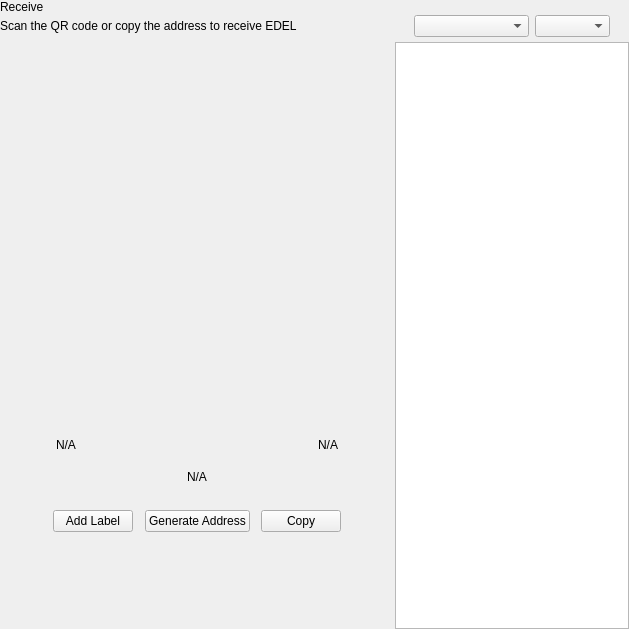
<?xml version="1.0" encoding="UTF-8"?>
<ui version="4.0">
 <class>ReceiveWidget</class>
 <widget class="QWidget" name="ReceiveWidget">
  <property name="geometry">
   <rect>
    <x>0</x>
    <y>0</y>
    <width>629</width>
    <height>629</height>
   </rect>
  </property>
  <property name="minimumSize">
   <size>
    <width>0</width>
    <height>0</height>
   </size>
  </property>
  <property name="windowTitle">
   <string>Form</string>
  </property>
  <layout class="QHBoxLayout" name="horizontalLayout_2" stretch="2,1">
   <property name="spacing">
    <number>0</number>
   </property>
   <property name="leftMargin">
    <number>0</number>
   </property>
   <property name="topMargin">
    <number>0</number>
   </property>
   <property name="rightMargin">
    <number>0</number>
   </property>
   <property name="bottomMargin">
    <number>0</number>
   </property>
   <item>
    <widget class="QWidget" name="left" native="true">
     <layout class="QVBoxLayout" name="verticalLayout_3">
      <property name="leftMargin">
       <number>0</number>
      </property>
      <property name="topMargin">
       <number>0</number>
      </property>
      <property name="rightMargin">
       <number>0</number>
      </property>
      <property name="bottomMargin">
       <number>0</number>
      </property>
      <item>
       <layout class="QVBoxLayout" name="verticalLayout_2">
        <property name="spacing">
         <number>0</number>
        </property>
        <property name="leftMargin">
         <number>0</number>
        </property>
        <item>
         <layout class="QHBoxLayout" name="horizontalLayout_3">
          <property name="spacing">
           <number>0</number>
          </property>
          <item>
           <layout class="QVBoxLayout" name="verticalLayout_4">
            <property name="spacing">
             <number>5</number>
            </property>
            <item>
             <widget class="QLabel" name="labelTitle">
              <property name="text">
               <string>Receive</string>
              </property>
             </widget>
            </item>
            <item alignment="Qt::AlignTop">
             <widget class="QLabel" name="labelSubtitle1">
              <property name="text">
               <string>Scan the QR code or copy the address to receive EDEL</string>
              </property>
             </widget>
            </item>
           </layout>
          </item>
          <item>
           <spacer name="horizontalSpacer">
            <property name="orientation">
             <enum>Qt::Horizontal</enum>
            </property>
            <property name="sizeHint" stdset="0">
             <size>
              <width>40</width>
              <height>20</height>
             </size>
            </property>
           </spacer>
          </item>
         </layout>
        </item>
        <item>
         <spacer name="verticalSpacer_2">
          <property name="orientation">
           <enum>Qt::Vertical</enum>
          </property>
          <property name="sizeType">
           <enum>QSizePolicy::Expanding</enum>
          </property>
          <property name="sizeHint" stdset="0">
           <size>
            <width>20</width>
            <height>50</height>
           </size>
          </property>
         </spacer>
        </item>
        <item alignment="Qt::AlignHCenter">
         <widget class="QWidget" name="layoutQR" native="true">
          <property name="maximumSize">
           <size>
            <width>510</width>
            <height>16777215</height>
           </size>
          </property>
          <layout class="QVBoxLayout" name="verticalLayoutQr">
           <item>
            <spacer name="verticalSpacer11">
             <property name="orientation">
              <enum>Qt::Vertical</enum>
             </property>
             <property name="sizeType">
              <enum>QSizePolicy::Fixed</enum>
             </property>
             <property name="sizeHint" stdset="0">
              <size>
               <width>20</width>
               <height>20</height>
              </size>
             </property>
            </spacer>
           </item>
           <item alignment="Qt::AlignHCenter">
            <widget class="QLabel" name="labelQrImg">
             <property name="minimumSize">
              <size>
               <width>260</width>
               <height>260</height>
              </size>
             </property>
             <property name="maximumSize">
              <size>
               <width>260</width>
               <height>260</height>
              </size>
             </property>
             <property name="text">
              <string/>
             </property>
             <property name="alignment">
              <set>Qt::AlignCenter</set>
             </property>
            </widget>
           </item>
           <item>
            <spacer name="verticalSpacer_21">
             <property name="orientation">
              <enum>Qt::Vertical</enum>
             </property>
             <property name="sizeType">
              <enum>QSizePolicy::Fixed</enum>
             </property>
             <property name="sizeHint" stdset="0">
              <size>
               <width>20</width>
               <height>30</height>
              </size>
             </property>
            </spacer>
           </item>
           <item>
            <widget class="QWidget" name="widget" native="true">
             <property name="minimumSize">
              <size>
               <width>0</width>
               <height>0</height>
              </size>
             </property>
             <layout class="QHBoxLayout" name="horizontalLayout_5">
              <item>
               <widget class="QLabel" name="labelLabel">
                <property name="text">
                 <string notr="true">N/A</string>
                </property>
               </widget>
              </item>
              <item>
               <spacer name="horizontalSpacer_2">
                <property name="orientation">
                 <enum>Qt::Horizontal</enum>
                </property>
                <property name="sizeHint" stdset="0">
                 <size>
                  <width>141</width>
                  <height>20</height>
                 </size>
                </property>
               </spacer>
              </item>
              <item>
               <widget class="QLabel" name="labelDate">
                <property name="text">
                 <string notr="true">N/A</string>
                </property>
                <property name="alignment">
                 <set>Qt::AlignRight|Qt::AlignTrailing|Qt::AlignVCenter</set>
                </property>
               </widget>
              </item>
             </layout>
            </widget>
           </item>
           <item>
            <widget class="QLabel" name="labelAddress">
             <property name="sizePolicy">
              <sizepolicy hsizetype="Expanding" vsizetype="Preferred">
               <horstretch>0</horstretch>
               <verstretch>0</verstretch>
              </sizepolicy>
             </property>
             <property name="minimumSize">
              <size>
               <width>300</width>
               <height>0</height>
              </size>
             </property>
             <property name="text">
              <string notr="true">N/A</string>
             </property>
             <property name="alignment">
              <set>Qt::AlignCenter</set>
             </property>
            </widget>
           </item>
           <item>
            <spacer name="verticalSpacer_4">
             <property name="orientation">
              <enum>Qt::Vertical</enum>
             </property>
             <property name="sizeType">
              <enum>QSizePolicy::Fixed</enum>
             </property>
             <property name="sizeHint" stdset="0">
              <size>
               <width>20</width>
               <height>20</height>
              </size>
             </property>
            </spacer>
           </item>
           <item>
            <layout class="QHBoxLayout" name="horizontalLayout_4">
             <item alignment="Qt::AlignHCenter">
              <widget class="QPushButton" name="pushButtonLabel">
               <property name="focusPolicy">
                <enum>Qt::NoFocus</enum>
               </property>
               <property name="text">
                <string>Add Label</string>
               </property>
              </widget>
             </item>
             <item alignment="Qt::AlignHCenter">
              <widget class="QPushButton" name="pushButtonNewAddress">
               <property name="focusPolicy">
                <enum>Qt::NoFocus</enum>
               </property>
               <property name="text">
                <string>Generate Address</string>
               </property>
              </widget>
             </item>
             <item alignment="Qt::AlignHCenter">
              <widget class="QPushButton" name="pushButtonCopy">
               <property name="focusPolicy">
                <enum>Qt::NoFocus</enum>
               </property>
               <property name="text">
                <string>Copy</string>
               </property>
              </widget>
             </item>
            </layout>
           </item>
           <item>
            <spacer name="verticalSpacer_3">
             <property name="orientation">
              <enum>Qt::Vertical</enum>
             </property>
             <property name="sizeType">
              <enum>QSizePolicy::Expanding</enum>
             </property>
             <property name="sizeHint" stdset="0">
              <size>
               <width>20</width>
               <height>20</height>
              </size>
             </property>
            </spacer>
           </item>
          </layout>
         </widget>
        </item>
        <item>
         <spacer name="verticalSpacer">
          <property name="orientation">
           <enum>Qt::Vertical</enum>
          </property>
          <property name="sizeHint" stdset="0">
           <size>
            <width>20</width>
            <height>40</height>
           </size>
          </property>
         </spacer>
        </item>
       </layout>
      </item>
     </layout>
    </widget>
   </item>
   <item>
    <widget class="QWidget" name="right" native="true">
     <layout class="QVBoxLayout" name="verticalLayout_5">
      <property name="spacing">
       <number>0</number>
      </property>
      <property name="leftMargin">
       <number>1</number>
      </property>
      <property name="topMargin">
       <number>0</number>
      </property>
      <property name="rightMargin">
       <number>0</number>
      </property>
      <property name="bottomMargin">
       <number>0</number>
      </property>
      <item>
       <layout class="QVBoxLayout" name="container_right">
        <property name="spacing">
         <number>0</number>
        </property>
        <property name="leftMargin">
         <number>0</number>
        </property>
        <property name="rightMargin">
         <number>0</number>
        </property>
        <item>
         <layout class="QVBoxLayout" name="verticalLayout">
          <property name="spacing">
           <number>6</number>
          </property>
          <property name="leftMargin">
           <number>19</number>
          </property>
          <property name="rightMargin">
           <number>19</number>
          </property>
          <item>
           <widget class="OptionButton" name="btnRequest" native="true"/>
          </item>
          <item>
           <widget class="OptionButton" name="btnMyAddresses" native="true">
            <property name="sizePolicy">
             <sizepolicy hsizetype="Preferred" vsizetype="Minimum">
              <horstretch>0</horstretch>
              <verstretch>0</verstretch>
             </sizepolicy>
            </property>
           </widget>
          </item>
         </layout>
        </item>
        <item>
         <widget class="QWidget" name="sortWidget" native="true">
          <layout class="QHBoxLayout" name="horizontalLayout_6">
           <property name="leftMargin">
            <number>19</number>
           </property>
           <property name="rightMargin">
            <number>19</number>
           </property>
           <property name="bottomMargin">
            <number>5</number>
           </property>
           <item>
            <spacer name="horizontalSpacer_3">
             <property name="orientation">
              <enum>Qt::Horizontal</enum>
             </property>
             <property name="sizeHint" stdset="0">
              <size>
               <width>40</width>
               <height>20</height>
              </size>
             </property>
            </spacer>
           </item>
           <item>
            <widget class="QComboBox" name="comboBoxSort">
             <property name="sizePolicy">
              <sizepolicy hsizetype="Preferred" vsizetype="Fixed">
               <horstretch>0</horstretch>
               <verstretch>0</verstretch>
              </sizepolicy>
             </property>
             <property name="minimumSize">
              <size>
               <width>115</width>
               <height>0</height>
              </size>
             </property>
            </widget>
           </item>
           <item>
            <widget class="QComboBox" name="comboBoxSortOrder">
             <property name="sizePolicy">
              <sizepolicy hsizetype="Preferred" vsizetype="Fixed">
               <horstretch>0</horstretch>
               <verstretch>0</verstretch>
              </sizepolicy>
             </property>
             <property name="minimumSize">
              <size>
               <width>75</width>
               <height>0</height>
              </size>
             </property>
            </widget>
           </item>
          </layout>
         </widget>
        </item>
        <item>
         <widget class="QListView" name="listViewAddress"/>
        </item>
       </layout>
      </item>
     </layout>
    </widget>
   </item>
  </layout>
 </widget>
 <customwidgets>
  <customwidget>
   <class>OptionButton</class>
   <extends>QWidget</extends>
   <header>qt/pivx/optionbutton.h</header>
   <container>1</container>
  </customwidget>
 </customwidgets>
 <resources/>
 <connections/>
</ui>
